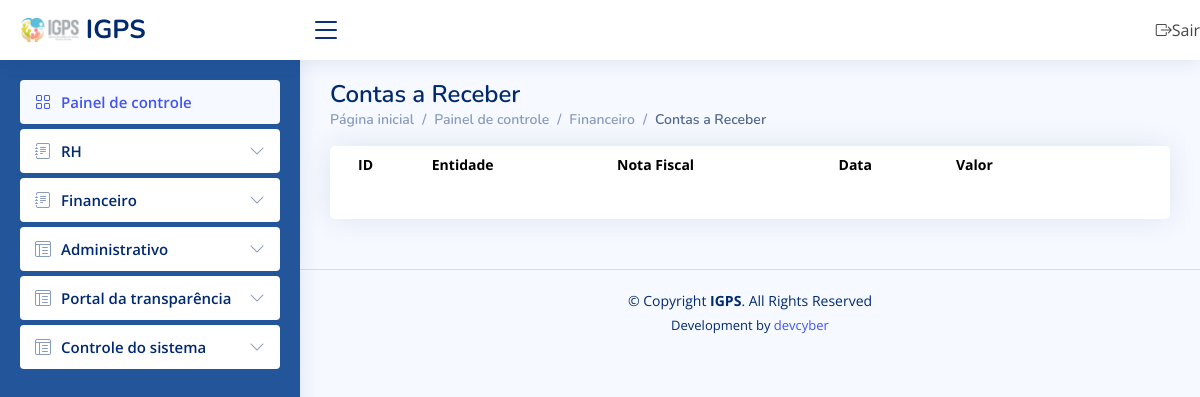
The app's page /consulta_contas_receber/ (signed in), older data.
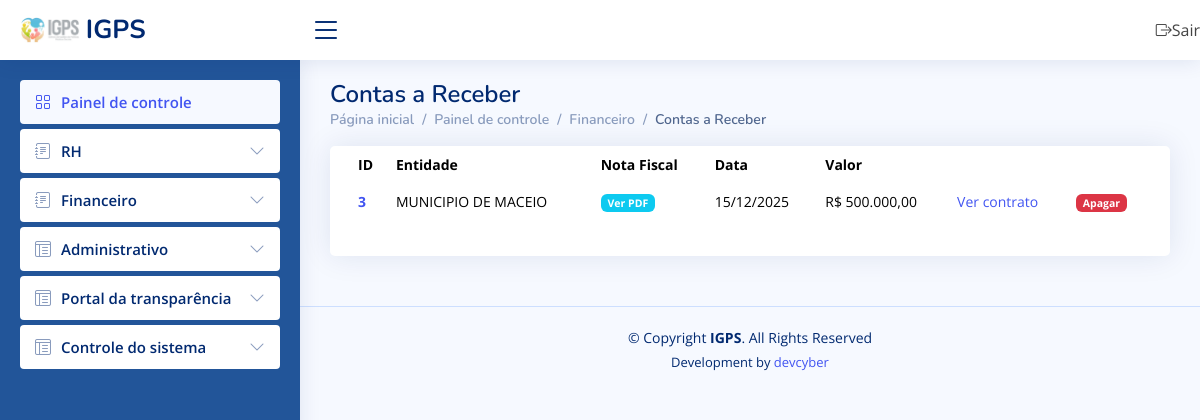
The same page, newer data.
### corpo/models.py (models this page shows)
class ContasReceber(models.Model):
    entidade = models.CharField(max_length=200)
    nome_entidade = models.CharField(max_length=200)
    nota_fiscal = models.FileField(null=True)
    data = models.CharField(max_length=200)
    valor = models.CharField(max_length=200)
    contrato = models.CharField(max_length=200)
    centro_custo = models.CharField(max_length=200, null=True)
    conta_bancaria = models.CharField(max_length=200, null=True)
    status = models.CharField(max_length=200)

### corpo/views.py (the view)
# urls.py: url(r'consulta_contas_receber/', views.consulta_contas_receber, name="consulta_contas_receber"),
@login_required
def consulta_contas_receber(request):
    localizar_ip = LocationService()
    resultado = localizar_ip.get_location(str(request.META.get('REMOTE_ADDR')))
    Logs(usuario=request.user, data_hora=datetime.now(), dados_post='', dados_pc_acesso=request.META.get('HTTP_USER_AGENT', ''), ip=request.META.get('REMOTE_ADDR'), tipo_acesso=request.method, pagina=request.path, endereco=resultado).save()
    return render(request, 'consulta_contas_receber.html', {'permissao': request.user.last_name, 'contas': ContasReceber.objects.filter(status='').order_by('-id')})

### corpo/ip_to_endereco.py (called while the page is built)
    def get_location(self, ip_address):
        try:
            response = self.reader.city(ip_address)
            return str(response.city.name) + ', ' + str(response.subdivisions.most_specific.name) + ' - ' + str(response.country.name)
        except geoip2.errors.AddressNotFoundError:
            return "rastreamento sem exito"

### corpo/templates/consulta_contas_receber.html
{% extends 'painel.html' %}
{% load humanize %}
{% block link %}
<h1>Contas a Receber</h1>
<nav>
  <ol class="breadcrumb">
      <li class="breadcrumb-item">
          <a href="https://igps.net.br/painel/">Página inicial</a>
      </li>
      <li class="breadcrumb-item">Painel de controle</li>
      <li class="breadcrumb-item">Financeiro</li>
      <li class="breadcrumb-item active">Contas a Receber</li>
  </ol>
</nav>
{% endblock %}
{% block content %}
<div class="col-12">
  <div class="card recent-sales overflow-auto">
    <div class="card-body">
      <table class="table table-borderless datatable">
        <thead>
          <tr>
            <th scope="col">ID</th>
            <th scope="col">Entidade</th>
            <th scope="col">Nota Fiscal</th>
            <th scope="col">Data</th>
            <th scope="col">Valor</th>
            <th scope="col"></th>
            <th scope="col"></th>
          </tr>
        </thead>
        <tbody>
          {% for c in contas %}
          <tr>
            <th scope="row">
              <a href="/editar_conta_receber/{{ c.id }}/">
                {{ c.id }}
              </a>
            </th>
            <td>
              {{ c.nome_entidade }}
            </td>
            <td>
              {% if c.nota_fiscal %}
                <a href="{{ c.nota_fiscal.url }}" target="_blank" class="badge bg-info">
                  Ver PDF
                </a>
              {% else %}
                <span class="badge bg-light text-dark">—</span>
              {% endif %}
            </td>
            <td>
              {{ c.data|slice:"8:10" }}/{{ c.data|slice:"5:7" }}/{{ c.data|slice:"0:4" }}
            </td>
            <td>
              R$ {{ c.valor }}
            </td>
            <td>
              {% if c.contrato %}
                <a href="/editar_contrato/{{ c.contrato }}/">Ver contrato</a>
              {% else %}
                Sem contrato
              {% endif %}
            </td>
            <td>
              <a href="/deletar_conta_receber/{{ c.id }}/" class="badge bg-danger">
                Apagar
              </a>
            </td>
          </tr>
          {% endfor %}
        </tbody>
      </table>
    </div>
  </div>
</div>
{% endblock %}

### corpo/templates/painel.html (shortened to what this page needs)
<!DOCTYPE html>
<html lang="pt">
<head>
  <link href="/static/assets_painel/vendor/bootstrap/css/bootstrap.min.css" rel="stylesheet">
  <link href="/static/assets_painel/vendor/bootstrap-icons/bootstrap-icons.css" rel="stylesheet">
  <link href="/static/assets_painel/vendor/boxicons/css/boxicons.min.css" rel="stylesheet">
  <link href="/static/assets_painel/vendor/quill/quill.snow.css" rel="stylesheet">
  <link href="/static/assets_painel/vendor/quill/quill.bubble.css" rel="stylesheet">
  <link href="/static/assets_painel/vendor/remixicon/remixicon.css" rel="stylesheet">
  <link href="/static/assets_painel/vendor/simple-datatables/style.css" rel="stylesheet">
  <link href="/static/css/style_painel.css" rel="stylesheet">
  <link href="https://cdn.jsdelivr.net/npm/select2@4.1.0-rc.0/dist/css/select2.min.css" rel="stylesheet" />
</head>
<body>
  <header id="header" class="header fixed-top d-flex align-items-center">
    <div class="d-flex align-items-center justify-content-between">
      <a href="/painel/" class="logo d-flex align-items-center">
        <img src="/static/assets/igps.png" alt="">
        <span class="d-none d-lg-block">IGPS</span>
      </a>
      <i class="bi bi-list toggle-sidebar-btn"></i>
    </div>
    <nav class="header-nav ms-auto">
      <ul class="d-flex align-items-center">
        <li class="nav-item dropdown pe-3">
            <li>
              <a class="dropdown-item d-flex align-items-center" href="https://igps.net.br/sair/">
                <i class="bi bi-box-arrow-right"></i>
                <span>Sair</span>
              </a>
            </li>
          </ul>
    </nav>
  </header>
  <aside id="sidebar" style="background-color: #259;" class="sidebar">
    <ul class="sidebar-nav" id="sidebar-nav">
      <li class="nav-item">
        <a class="nav-link " href="/painel/">
          <i class="bi bi-grid"></i>
          <span>Painel de controle</span>
        </a>
      </li>
      {% if 'RH' in permissao %}
      <li class="nav-item">
        <a class="nav-link collapsed" data-bs-target="#rh" data-bs-toggle="collapse" href="#">
          <i class="bi bi-journal-text"></i><span>RH</span><i class="bi bi-chevron-down ms-auto"></i>
        </a>
      </li>
      {% endif %}
      {% if 'FINANCEIRO' in permissao %}
      <li class="nav-item">
        <a class="nav-link collapsed" data-bs-target="#financeiro" data-bs-toggle="collapse" href="#">
          <i class="bi bi-journal-text"></i><span>Financeiro</span><i class="bi bi-chevron-down ms-auto"></i>
        </a>
      </li>
      {% endif %}
      {% if 'RH' in permissao %}
      <li class="nav-item">
        <a class="nav-link collapsed" data-bs-target="#tables-adm" data-bs-toggle="collapse" href="#">
          <i class="bi bi-layout-text-window-reverse"></i><span>Administrativo</span><i class="bi bi-chevron-down ms-auto"></i>
        </a>
      </li>
      {% endif %}
      {% if 'PUBLI' in permissao %}
      <li class="nav-item">
        <a class="nav-link collapsed" data-bs-target="#tables-nav" data-bs-toggle="collapse" href="#">
          <i class="bi bi-layout-text-window-reverse"></i><span>Portal da transparência</span><i class="bi bi-chevron-down ms-auto"></i>
        </a>
      </li>
      {% endif %}
      {% if 'SISTEMA' in permissao %}
      <li class="nav-item">
        <a class="nav-link collapsed" data-bs-target="#tables-sistema" data-bs-toggle="collapse" href="#">
          <i class="bi bi-layout-text-window-reverse"></i><span>Controle do sistema</span><i class="bi bi-chevron-down ms-auto"></i>
        </a>
      </li>
      {% endif %}
  </aside>
  <main id="main" class="main">
    <div class="pagetitle">
      {% block link %}{% endblock %}
    </div>
    <section class="section dashboard">
      {% block content %}
      {% endblock %}
    </section>
  </main>
  <footer id="footer" class="footer">
    <div class="copyright">
      &copy; Copyright <strong><span>IGPS</span></strong>. All Rights Reserved
    </div>
    <div class="credits">
      Development by <a href="https://www.devcyber.com">devcyber</a>
    </div>
  </footer>
</body>
</html>

### corpo/static/css/style_painel.css (style rules this page uses)
:root { scroll-behavior: smooth; }
body { font-family: "Open Sans", sans-serif; background: #f6f9ff; color: #444444; }
a { color: #4154f1; text-decoration: none; }
h1, h2, h3, h4, h5, h6 { font-family: "Nunito", sans-serif; }
#main { margin-top: 60px; padding: 20px 30px; transition: all 0.3s; }
.pagetitle { margin-bottom: 10px; }
.pagetitle h1 { font-size: 24px; margin-bottom: 0; font-weight: 600; color: #012970; }
.card { margin-bottom: 30px; border: none; border-radius: 5px; box-shadow: 0px 0 30px rgba(1, 41, 112, 0.1); }
.card-body { padding: 0 20px 20px 20px; }
.breadcrumb { font-size: 14px; font-family: "Nunito", sans-serif; color: #899bbd; font-weight: 600; }
.breadcrumb a { color: #899bbd; transition: 0.3s; }
.breadcrumb .breadcrumb-item::before { color: #899bbd; }
.breadcrumb .active { color: #51678f; font-weight: 600; }
.logo { line-height: 1; }
@media (min-width: 1200px) { .logo { width: 280px; } }
.logo img { max-height: 26px; margin-right: 6px; }
.logo span { font-size: 26px; font-weight: 700; color: #012970; font-family: "Nunito", sans-serif; }
.header { transition: all 0.5s; z-index: 997; height: 60px; box-shadow: 0px 2px 20px rgba(1, 41, 112, 0.1); background-color: #fff; padding-left: 20px; }
.header .toggle-sidebar-btn { font-size: 32px; padding-left: 10px; cursor: pointer; color: #012970; }
.header-nav ul { list-style: none; }
.header-nav>ul { margin: 0; padding: 0; }
.sidebar { position: fixed; top: 60px; left: 0; bottom: 0; width: 300px; z-index: 996; transition: all 0.3s; padding: 20px; overflow-y: auto; scrollbar-width: thin; scrollbar-color: #aab7cf transparent; box-shadow: 0px 0px 20px rgba(1, 41, 112, 0.1); background-color: #fff; }
@media (min-width: 1200px) { #main, #footer { margin-left: 300px; } }
.sidebar-nav { padding: 0; margin: 0; list-style: none; }
.sidebar-nav li { padding: 0; margin: 0; list-style: none; }
.sidebar-nav .nav-item { margin-bottom: 5px; }
.sidebar-nav .nav-link { display: flex; align-items: center; font-size: 15px; font-weight: 600; color: #4154f1; transition: 0.3; background: #f6f9ff; padding: 10px 15px; border-radius: 4px; }
.sidebar-nav .nav-link i { font-size: 16px; margin-right: 10px; color: #4154f1; }
.sidebar-nav .nav-link.collapsed { color: #012970; background: #fff; }
.sidebar-nav .nav-link.collapsed i { color: #899bbd; }
.sidebar-nav .nav-link .bi-chevron-down { margin-right: 0; transition: transform 0.2s ease-in-out; }
.dashboard .recent-sales { font-size: 14px; }
.dashboard .recent-sales .table thead { background: #f6f6fe; }
.dashboard .recent-sales .table thead th { border: 0; }
.footer { padding: 20px 0; font-size: 14px; transition: all 0.3s; border-top: 1px solid #cddfff; }
.footer .copyright { text-align: center; color: #012970; }
.footer .credits { padding-top: 5px; text-align: center; font-size: 13px; color: #012970; }

Row changes from the older to the newer data that the page shows:
added ContasReceber: id "3", nome_entidade "MUNICIPIO DE MACEIO", data "15", data "12", data "2025", valor "500.000,00"
